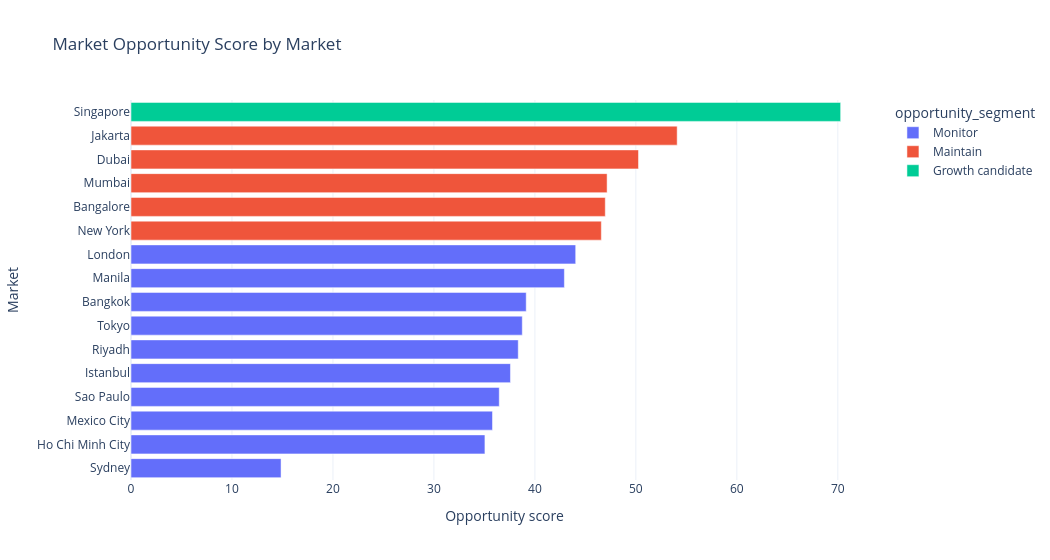

The notebook cell this image was saved under:
### Code cell
fig = px.bar(
    market_opportunity.sort_values("opportunity_score"),
    x="opportunity_score",
    y="market_name",
    color="opportunity_segment",
    orientation="h",
    title="Market Opportunity Score by Market",
    labels={"market_name": "Market", "opportunity_score": "Opportunity score"},
)
fig.show()

### Figure 1 — Plotly figure (JSON) as saved in the notebook; plotly's stock layout.template omitted (floating-point values rounded to 4 significant figures)
{"data": [{"hovertemplate": "opportunity_segment=Monitor<br>Opportunity score=%{x}<br>Market=%{y}<extra></extra>", "legendgroup": "Monitor", "marker": {"color": "#636efa", "pattern": {"shape": ""}}, "name": "Monitor", "orientation": "h", "showlegend": true, "textposition": "auto", "type": "bar", "x": [14.86, 35.05, 35.8, 36.47, 37.58, 38.35, 38.75, 39.14, 42.92, 44.04], "xaxis": "x", "y": ["Sydney", "Ho Chi Minh City", "Mexico City", "Sao Paulo", "Istanbul", "Riyadh", "Tokyo", "Bangkok", "Manila", "London"], "yaxis": "y"}, {"hovertemplate": "opportunity_segment=Maintain<br>Opportunity score=%{x}<br>Market=%{y}<extra></extra>", "legendgroup": "Maintain", "marker": {"color": "#EF553B", "pattern": {"shape": ""}}, "name": "Maintain", "orientation": "h", "showlegend": true, "textposition": "auto", "type": "bar", "x": [46.58, 46.97, 47.15, 50.26, 54.09], "xaxis": "x", "y": ["New York", "Bangalore", "Mumbai", "Dubai", "Jakarta"], "yaxis": "y"}, {"hovertemplate": "opportunity_segment=Growth candidate<br>Opportunity score=%{x}<br>Market=%{y}<extra></extra>", "legendgroup": "Growth candidate", "marker": {"color": "#00cc96", "pattern": {"shape": ""}}, "name": "Growth candidate", "orientation": "h", "showlegend": true, "textposition": "auto", "type": "bar", "x": [70.28], "xaxis": "x", "y": ["Singapore"], "yaxis": "y"}], "layout": {"barmode": "relative", "height": 560, "legend": {"title": {"text": "opportunity_segment"}, "tracegroupgap": 0}, "title": {"text": "Market Opportunity Score by Market"}, "width": 1050, "xaxis": {"anchor": "y", "domain": [0, 1], "title": {"text": "Opportunity score"}}, "yaxis": {"anchor": "x", "domain": [0, 1], "title": {"text": "Market"}}}}
